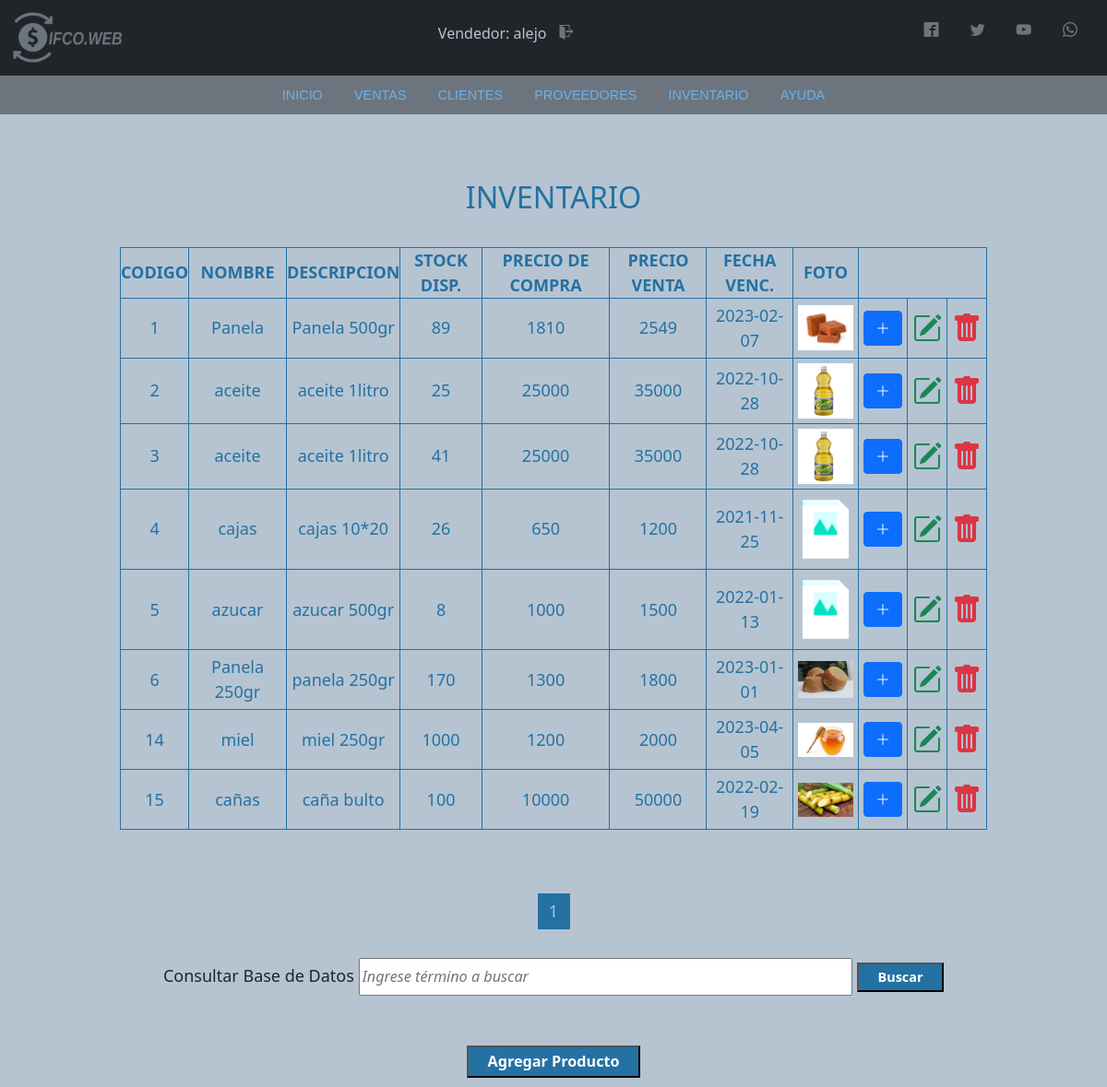
Page /Vista/html/search_product.php (signed in) on the committed database.
### tables this page shows
CREATE TABLE `usuario` (
  `codUsuario` int(11) NOT NULL,
  `id` varchar(20) DEFAULT NULL,
  `tipoId` varchar(11) DEFAULT NULL,
  `nombre` varchar(50) DEFAULT NULL,
  `direccion` text NOT NULL,
  `telefono` varchar(20) NOT NULL,
  `correo` varchar(100) DEFAULT NULL,
  `usuario` varchar(15) DEFAULT NULL,
  `clave` varchar(100) DEFAULT NULL,
  `rol` varchar(20) DEFAULT NULL
);

CREATE TABLE `producto` (
  `codproducto` int(11) NOT NULL,
  `nombre` varchar(50) DEFAULT NULL,
  `descripcion` varchar(100) DEFAULT NULL,
  `proveedor` int(11) DEFAULT NULL,
  `costo` decimal(11,0) DEFAULT NULL,
  `precio` decimal(11,0) DEFAULT NULL,
  `cantidad` int(11) DEFAULT NULL,
  `date_add` datetime NOT NULL DEFAULT current_timestamp(),
  `fechaVencimiento` date NOT NULL,
  `usuario_id` int(11) NOT NULL,
  `estatus` int(11) NOT NULL DEFAULT 1,
  `foto` text DEFAULT NULL
);

### Vista/html/search_product.php (the view, shortened to what this page needs)
<?php
include '../../includes/conexion.php';
include '../../includes/header.php';
include '../../includes/nav.php';
include '../../includes/script.php';
?>
<!DOCTYPE html>
<html lang="es">
<head>
</head>
<body>
    <?php
    $search = strtolower($_REQUEST['search']);
    ?>
    <div class="container-tabla-usuarios">
        <h1>INVENTARIO</h1><br>
        <table class="tabla-usuarios">
            <th>CODIGO</th>
            <th>NOMBRE</th>
            <th>DESCRIPCION</th>
            <th>STOCK DISP.</th>
            <th>PRECIO DE COMPRA</th>
            <th>PRECIO VENTA</th>
            <th>FECHA VENC.</th>
            <th>FOTO</th>
            <?php
            $por_pagina = 10;
            if (empty($_GET['pagina'])) {
                $pagina = 1;
            } else {
                $pagina = $_GET['pagina'];
            }
            $sql_register = mysqli_query($conexion, "SELECT COUNT(*) as total_registro FROM producto WHERE codproducto LIKE '%$search%' OR nombre LIKE '%$search%' OR descripcion LIKE '%$search%' OR proveedor LIKE '%$search%' OR costo LIKE '%$search%' OR precio LIKE '%$search%' OR cantidad LIKE '%$search%' OR fechaVencimiento LIKE '%$search%' ");
            $result_register = mysqli_fetch_array($sql_register);
            $total_registro = $result_register['total_registro'];
            $desde = ($pagina - 1) * $por_pagina;
            $total_paginas = ceil($total_registro / $por_pagina);
            $sentence = "SELECT codproducto, nombre, descripcion, proveedor, costo, precio, cantidad, fechaVencimiento, foto FROM producto WHERE codproducto LIKE '%$search%' OR nombre LIKE '%$search%' OR descripcion LIKE '%$search%' OR proveedor LIKE '%$search%' OR costo LIKE '%$search%' OR precio LIKE '%$search%' OR cantidad LIKE '%$search%' OR fechaVencimiento LIKE '%$search%' OR foto LIKE '%$search%'  ORDER BY codproducto LIMIT $desde, $por_pagina";
            $result = $conexion->query($sentence) or die("Error al consultar: " . mysqli_error($conexion));
            while ($rows = $result->fetch_array()) {
                if ($rows['foto'] != 'img_producto.png') {
                    $foto = '../img/uploads/' . $rows['foto'];
                } else {
                    $foto = '../img/uploads/img_producto.png';
                }
            ?>
                <tr>
                    <td><?php echo $rows['codproducto'] ?></td>
                    <td><?php echo $rows['nombre'] ?></td>
                    <td><?php echo $rows['descripcion'] ?></td>
                    <td><?php echo $rows['cantidad'] ?></td>
                    <td><?php echo $rows['costo'] ?></td>
                    <td><?php echo $rows['precio'] ?></td>
                    <td><?php echo $rows['fechaVencimiento'] ?></td>
                    <td><a href="<?php echo $foto; ?>" target="blank"><img src="<?php echo $foto; ?>" alt="<?php echo $data['nombre'] ?>" width="60px"></a></td>
                    <td>
                        <button type="button" class="btn btn-primary add_product" product="<?php echo $data['codproducto']; ?>" data-bs-toggle="modal" data-bs-target="#exampleModal">
                            <i class="bi bi-plus-lg"></i>
                        </button>
    </div>
    </td>
    <td><a href="modify_product.php?usr=<?php echo $rows['codproducto'] ?>"><i class="bi bi-pencil-square" style="font-size: 2rem; color: #198754;"></i></a></td>
    <td><a href="../../Controlador/delete_product.php?usr=<?php echo $rows['codproducto'] ?>"><i class="bi bi-trash-fill" style="font-size: 2rem; color: #dc3545;"></i></a></td>
    </tr>
<?php
            }
?>
</table><br><br>
<div class="paginador">
    <ul>
        <?php
        for ($i = 1; $i <= $total_paginas; $i++) {
            if ($i == $pagina) {
                echo '<li class="pageSelected" >' . $i . '</li>';
            } else {
                echo '<li><a href="?pagina=' . $i . '&search=' . $search . '">' . $i . '</a></li>';
            }
        }
        ?>
    </ul>
</div>
<form action="search_product.php" method="GET">
    <label id="buscar" for="buscar">Consultar Base de Datos </label>
    <input type="text" class="control-buscar" name="search" id="busqueda" placeholder="Ingrese término a buscar" value="<?php echo $search; ?>">
    <input class="btn-buscar" type="submit" value="Buscar"><br><br><br>
</form>
<a href="new_product2.php"><input class="btn-crear" type="button" value="Agregar Producto"></a>
</body>
</html>

### includes/header.php (shortened to what this page needs)
<?php
include 'conexion.php';
$id = $_SESSION['id'];
$sentence = "SELECT nombre, rol, codUsuario FROM usuario WHERE id = '" . $id . "' ";
$result = $conexion->query($sentence);
$row = $result->fetch_assoc();
?>
<!DOCTYPE html>
<html lang="es">
<head>
    <link rel="stylesheet" href="../css/estilos.css">
    <link rel="stylesheet" href="../../font.css">
</head>
<body>
    <nav class="navbar navbar-dark bg-dark">
        <div class="container-fluid">
            <a class="navbar-brand" href="panel_principal.php"><img src="../img/LOGO_gris.png" alt="logo" width="130px"></a>
            <h4 id="user">
                <?php
                echo utf8_decode($row['rol']);
                echo ": ";
                echo utf8_decode($row['nombre']);
                ?>
                <a href="../../Controlador/exit.php" class="icon-salir icon-exit"></a>
            </h4>
            <div class="redes">
                <ul>
                    <li>
                        <a href="https://es-es.facebook.com/" class="icon icon-facebook2" target="blank"></a>
                        <a href="https://twitter.com/" class="icon icon-twitter" target="blank"></a>
                        <a href="https://www.youtube.com/" class="icon icon-youtube" target="blank"></a>
                        <a href="https://www.whatsapp.com" class="icon icon-whatsapp" target="blank"></a>
                    </li>
                </ul>
            </div>
        </div>
    </nav>
</body>
</html>

### Vista/css/estilos.css (style rules this page uses)
* { margin: 0; padding: 0; }
body { background-color: #b6c4d1 !important; font-family: Zona Pro, Sans-Serif; }
#user { color: #b6c4d1; font-size: medium; }
.icon { color: #6c757d; text-decoration: none; padding: 10px; margin-right: 10px; }
.icon-salir { color: #6c757d; text-decoration: none; padding: 10px; margin-right: 10px; }
.container-tabla-usuarios { display: block; padding: 10px; margin-left: 10%; margin-top: 5%; width: 80%; text-align: center; font-size: large; }
.container-tabla-usuarios h1 { color: #2471A3; font-size: 1.8em; }
.tabla-usuarios { width: 100%; height: 100%; color: #2471A3; border: solid #2471A3 1px; }
.tabla-usuarios tr th { border: solid #2471A3 1px; }
.tabla-usuarios td { border: solid #2471A3 1px; height: 20px; padding: 5px; }
.btn-buscar { width: 10%; height: 2.2em; background-color: #2471A3; color: white; font-size: 0.8em; cursor: pointer; font-weight: bold; }
.control-buscar { font-size: 0.9em; width: 57%; font-style: italic; padding: 6px 2px; }
.btn-crear { width: 20%; height: 2.2em; background-color: #2471A3; color: white; font-size: 0.9em; cursor: pointer; font-weight: bold; }
.paginador ul { padding: 15px; list-style: none; display: flex; justify-content: center; }
.paginador a, .pageSelected { color: #2471A3; border: solid #2471A3 1px; padding: 5px; display: inline-block; text-align: center; width: 35px; text-decoration: none; }
.pageSelected { background-color: #2471A3; color: #b6c4d1; }

### rows in the picture
usuario: rol "Vendedor", nombre "alejo"
producto: codproducto "1", nombre "Panela", descripcion "Panela 500gr", cantidad "89", costo "1810", precio "2549", fechaVencimiento "2023-02-07", foto (picture)
producto: codproducto "2", nombre "aceite", descripcion "aceite 1litro", cantidad "25", costo "25000", precio "35000", fechaVencimiento "2022-10-28", foto (picture)
producto: codproducto "3", nombre "aceite", descripcion "aceite 1litro", cantidad "41", costo "25000", precio "35000", fechaVencimiento "2022-10-28", foto (picture)
producto: codproducto "4", nombre "cajas", descripcion "cajas 10*20", cantidad "26", costo "650", precio "1200", fechaVencimiento "2021-11-25", foto (picture)
producto: codproducto "5", nombre "azucar", descripcion "azucar 500gr", cantidad "8", costo "1000", precio "1500", fechaVencimiento "2022-01-13", foto (picture)
producto: codproducto "6", nombre "Panela 250gr", descripcion "panela 250gr", cantidad "170", costo "1300", precio "1800", fechaVencimiento "2023-01-01", foto (picture)
producto: codproducto "14", nombre "miel", descripcion "miel 250gr", cantidad "1000", costo "1200", precio "2000", fechaVencimiento "2023-04-05", foto (picture)
producto: codproducto "15", nombre "cañas", descripcion "caña bulto", cantidad "100", costo "10000", precio "50000", fechaVencimiento "2022-02-19", foto (picture)
